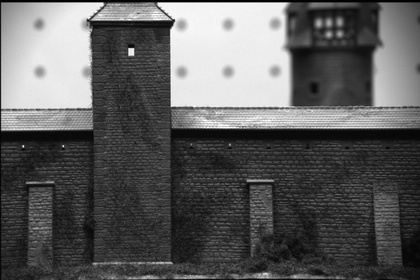
%> input picture cast-left.jpg, 420 x 280 px, shrunk from 576 x 384 before the run
$ octave harris.m   (GNU Octave 9; MATLAB toolbox functions it lacks are replaced by stand-ins)
%> lines starting %> are read from the running program, lines starting %| are printed output that depends on the picture
clear all;
close all;
A = imread('cast-left.jpg');
%> A is the input picture: size 280x420x3 uint8; min 0, max 255, mean 93.4
I = double(rgb2gray(A));

% Compute the gradient of A
[Ix,Iy]=gradient(I);
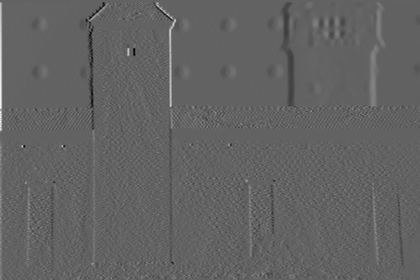
%> Ix: size 280x420 double; min -101.5, max 160, mean 0.2; drawn with min black and max white
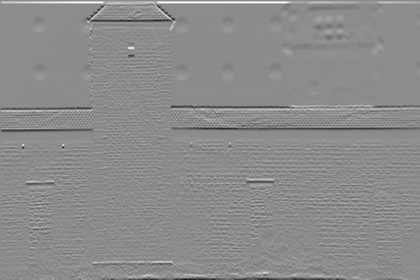
%> Iy: size 280x420 double; min -154, max 126.5, mean 0; drawn with min black and max white
[height,width] = size(I);
%> height = 280; width = 420

% Compute the matrix M
Ix2 = Ix.^2;
Iy2 = Iy.^2;
Ixy = Ix.*Iy;
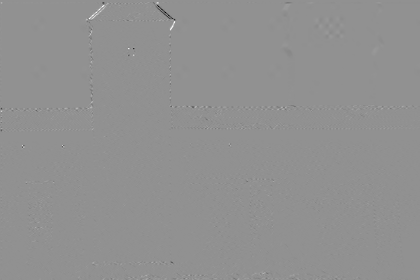
%> Ixy: size 280x420 double; min -8668, max 6562.5, mean 0.2; drawn with min black and max white

% Remove noise
h= fspecial('gaussian',[7 7],2);
x2 = filter2(h, Ix2);
y2 = filter2(h, Iy2);
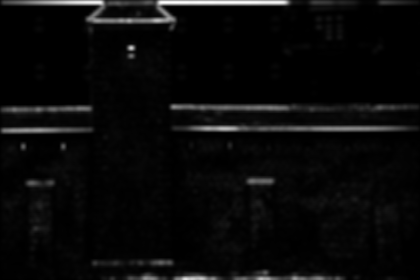
%> y2: size 280x420 double; min 0.0976, max 4846, mean 195.3; drawn with min black and max white
xy = filter2(h, Ixy);

% Parameter of Harris
k=0.06;
R = zeros(20,20);
% Compute the harris
for i=1:height
    for j=1:width
        % Compute function R
        M=[x2(i,j) xy(i,j);xy(i,j) y2(i,j)];
        R(i,j)=det(M)-k*(trace(M))^2;
    end
end
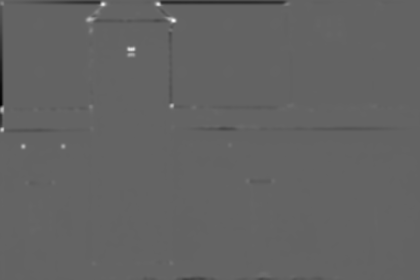
%> R: size 280x420 double; min -2444565.7, max 3790560.9, mean -7182.8; drawn with min black and max white

% Non-maximum suppression
Rmax = max(max(R));
%> Rmax = 3790560.9
t=0.01*Rmax;
%> t = 37905.6
for i = 1:height
    for j = 1:width
        if R(i,j) < t
            R(i,j) = 0;
        end
    end
end
% Normalization
corner_peaks=imregionalmax(R);
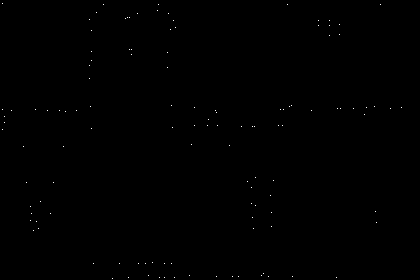
%> corner_peaks: size 280x420 logical; 0.1% white in thin lines or dots

% Get the sparse set of corners
[posr,posc]=find(corner_peaks ==1);
%> posr = 121 values from 4 to 279; posc = 121 values from 3 to 402

figure
imshow(A);
hold on
for i = 1:length(posr)
    plot(posc(i),posr(i),'r.');
end
%> this loop made 121 passes
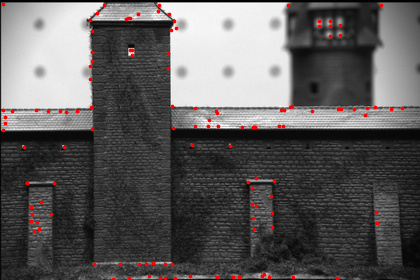
%> figure redrawn from the program's plot data
